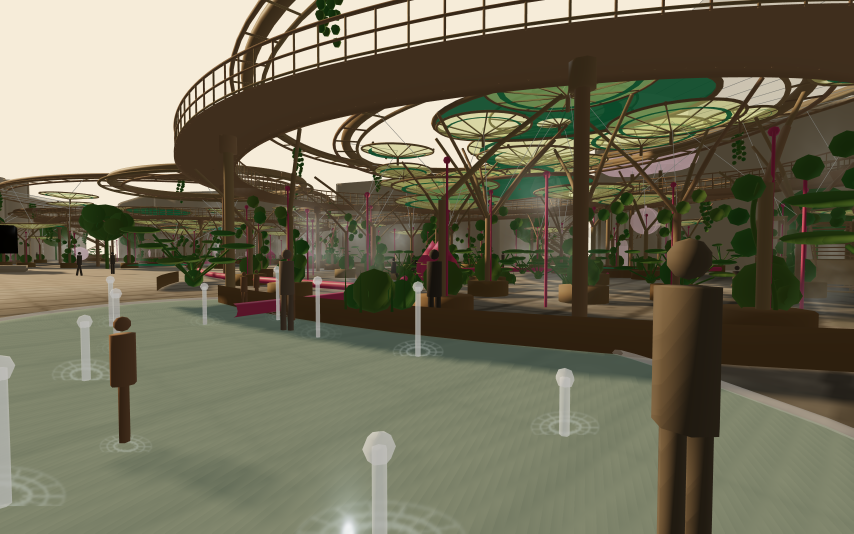
#> input picture G3-FASE1-INVESTIGACION/INVESTIGACIÓN/REFERENCIAS/REFUGIO_CLIMATICO/FASE_03C_VISUALIZACION/hero_E03/H3_tarde.png, 2560 x 1600 px, given as the content of the folder ENCIAS/REFUGIO_CLIMATICO/03D_PRE_V004_BASELINE_V003/hero_03D, which was not available (shown at 1/3 size)
$ python checks_03d.py
#> lines starting #> are read from the running program, lines starting #| are printed output that depends on the picture; pictures that were not available may be replaced by others from this repository, and a replacement may not be noted
# -*- coding: utf-8 -*-
"""03D — QA TECNICO (heredado de E03; el juicio visual manda, esto solo detecta roturas).
Sobre hero_03D: tamano, rango tonal sano, ROI de sombra H1, contraste torre/cielo H4-tarde."""
import json
import os

import numpy as np
from PIL import Image

HERE = os.path.dirname(os.path.abspath(__file__))
OUT = os.path.join(HERE, 'hero_03D')
R = {}
for f in sorted(os.listdir(OUT)):
    if not f.endswith('.png'):
        continue
    p = os.path.join(OUT, f)
    L = np.asarray(Image.open(p).convert('L'), float)
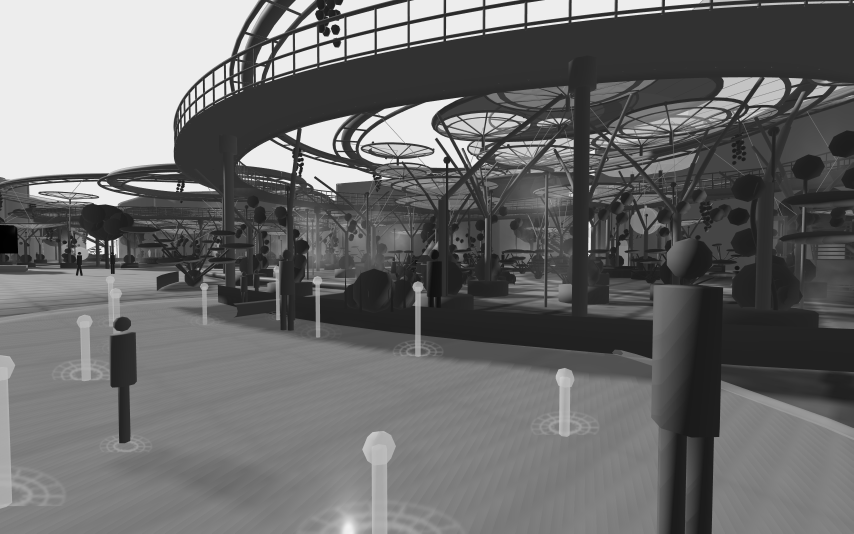
#> L: shape (1600, 2560) float64 (shown at 1/3 size); min 1, max 242, mean 107.5
    row = {'kb': os.path.getsize(p) // 1024, 'lum': round(float(L.mean()), 1),
           'p05': round(float(np.percentile(L, 5)), 1), 'p95': round(float(np.percentile(L, 95)), 1)}
#> row = {'kb': 2123, 'lum': 107.5, 'p05': 33, 'p95': 237}
    row['ok_30kb'] = row['kb'] > 30
    row['ok_rango'] = bool(row['p95'] - row['p05'] > 40 and 25 < row['lum'] < 215)
    if f == 'H1_mediodia.png':
        p35 = np.percentile(L, 35)
        roi = L[int(L.shape[0]*0.55):int(L.shape[0]*0.92), int(L.shape[1]*0.22):int(L.shape[1]*0.78)]
        row['H1_roi_sombra_pct'] = round(100 * float((roi < p35).mean()), 1)
        row['ok_H1_sombra_30'] = row['H1_roi_sombra_pct'] >= 30
    if f == 'H4_tarde.png':
        h, w = L.shape
        torre = L[int(h*0.28):int(h*0.42), int(w*0.46):int(w*0.54)].mean()
        cielo = L[int(h*0.05):int(h*0.15), int(w*0.05):int(w*0.20)].mean()
        row['H4_contraste_pct'] = round(float(abs(torre - cielo) / max(cielo, 1) * 100), 1)
        row['ok_H4_contraste_15'] = bool(row['H4_contraste_pct'] >= 15)
    R[f[:-4]] = row
json.dump(R, open(os.path.join(HERE, '_checks_03d.json'), 'w', encoding='utf-8'), ensure_ascii=False, indent=1)
fails = [k for k, v in R.items() if any(kk.startswith('ok') and not vv for kk, vv in v.items())]
#> fails = []
print(json.dumps(R, ensure_ascii=False, indent=1))
#| {
#|  "H3_tarde": {
#|   "kb": 2123,
#|   "lum": 107.5,
#|   "p05": 33.0,
#|   "p95": 237.0,
#|   "ok_30kb": true,
#|   "ok_rango": true
#|  }
#| }
print('FALLOS:', fails or 'ninguno')
#| FALLOS: ninguno

$ run again, on G3-FASE1-INVESTIGACION/INVESTIGACIÓN/REFERENCIAS/REFUGIO_CLIMATICO/FASE_03C_VISUALIZACION/hero_E03/H5_tarde.png
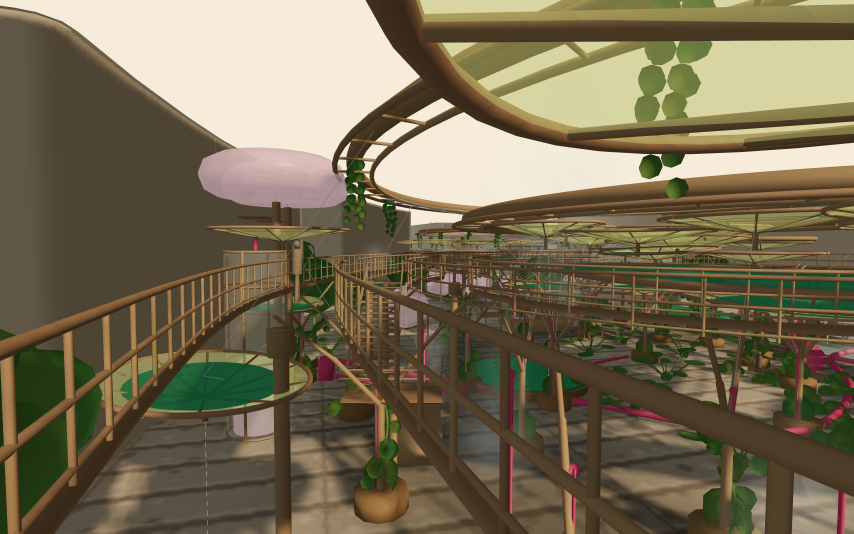
#> input picture G3-FASE1-INVESTIGACION/INVESTIGACIÓN/REFERENCIAS/REFUGIO_CLIMATICO/FASE_03C_VISUALIZACION/hero_E03/H5_tarde.png, 2560 x 1600 px, given as the content of the folder ENCIAS/REFUGIO_CLIMATICO/03D_PRE_V004_BASELINE_V003/hero_03D, which was not available (shown at 1/3 size)
#> `L = np.asarray(Image.open(p).convert('L'), float)`:
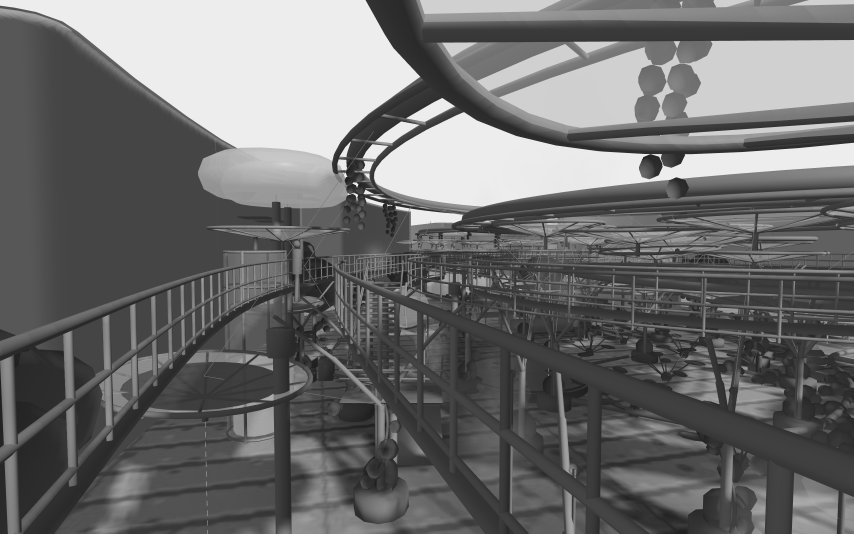
#> L: shape (1600, 2560) float64 (shown at 1/3 size); min 26, max 237, mean 108.8
#> row = {'kb': 2001, 'lum': 108.8, 'p05': 45, 'p95': 237}
#> fails = []
#| {
#|  "H5_tarde": {
#|   "kb": 2001,
#|   "lum": 108.8,
#|   "p05": 45.0,
#|   "p95": 237.0,
#> (further printed lines are left out)
#| FALLOS: ninguno

$ run again, on G3-FASE1-INVESTIGACION/INVESTIGACIÓN/REFERENCIAS/REFUGIO_CLIMATICO/FASE_03C_VISUALIZACION/hero_E03/H6_tarde.png
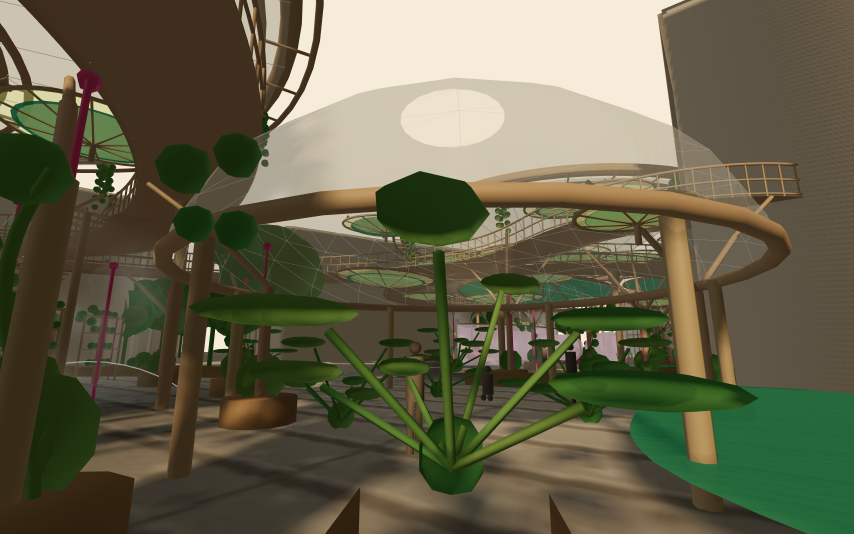
#> input picture G3-FASE1-INVESTIGACION/INVESTIGACIÓN/REFERENCIAS/REFUGIO_CLIMATICO/FASE_03C_VISUALIZACION/hero_E03/H6_tarde.png, 2560 x 1600 px, given as the content of the folder ENCIAS/REFUGIO_CLIMATICO/03D_PRE_V004_BASELINE_V003/hero_03D, which was not available (shown at 1/3 size)
#> `L = np.asarray(Image.open(p).convert('L'), float)`:
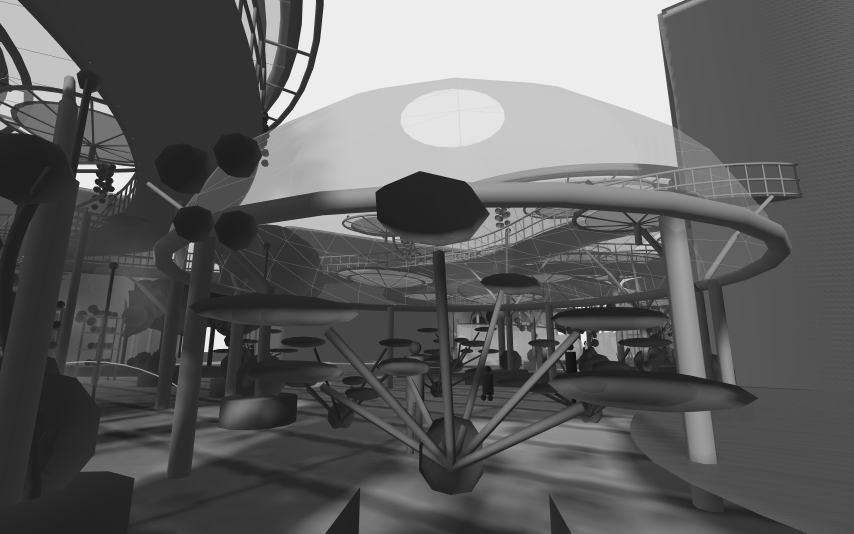
#> L: shape (1600, 2560) float64 (shown at 1/3 size); min 17, max 237, mean 95.9
#> row = {'kb': 1788, 'lum': 95.9, 'p05': 35, 'p95': 237}
#> fails = []
#| {
#|  "H6_tarde": {
#|   "kb": 1788,
#|   "lum": 95.9,
#|   "p05": 35.0,
#|   "p95": 237.0,
#> (further printed lines are left out)
#| FALLOS: ninguno
